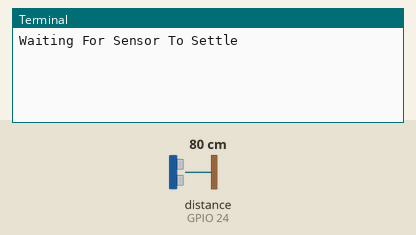
Recording of a program running on a simulated Raspberry Pi (BCM pin numbers). Shown: the last lines printed to the terminal. Inputs (shaded band) come from the test bench; at power-on: distance to the obstacle (sensor on GPIO 24) 80 cm. The echo pulse lasts 58.3 µs per cm; no MQTT or app messages arrive unless stated; the clock reads 2024-03-15 10:24:30 at power-on unless the program sets it.

Above: at 1.3 s.
1.4 s: distance to the obstacle (sensor on GPIO 24) set to 2 cm
At 2.7 s:
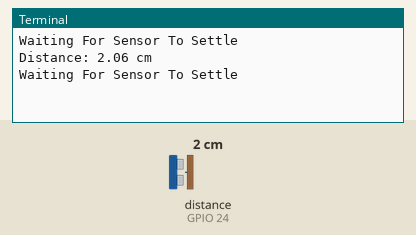
5.6 s: distance to the obstacle (sensor on GPIO 24) set to 4 cm
At 7.1 s:
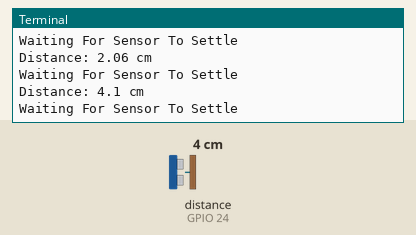

The program:

ultrasonic_cloud.py
```python
import RPi.GPIO as GPIO
import time
import sys
import paho.mqtt.client as mqtt
import json

Cloud='XXXXXXXXXXX'
token = 'XXXXXXXXXXXX'
sensor_data = {'Distance': 0}

client = mqtt.Client()

# Set access token
client.username_pw_set(token)

client.connect(Cloud, 1883, 60)

client.loop_start()

GPIO.setmode(GPIO.BCM)
GPIO.setwarnings(False)
TRIG = 23
ECHO = 24
GPIO.setup(TRIG,GPIO.OUT)
GPIO.setup(ECHO,GPIO.IN)

try:
    while True:
        GPIO.output(TRIG, False)
        print "Waiting For Sensor To Settle"
        time.sleep(2)

        GPIO.output(TRIG, True)
        time.sleep(0.00001)
        GPIO.output(TRIG, False)

        while GPIO.input(ECHO)==0:
          pulse_start = time.time()

        while GPIO.input(ECHO)==1:
          pulse_end = time.time()

        pulse_duration = pulse_end - pulse_start

        distance = pulse_duration * 17150

        distance = round(distance, 2)

        print "Distance:",distance,"cm"
        sensor_data['Distance'] = distance
        client.publish('v1/devices/me/telemetry',json.dumps(sensor_data),1)

except KeyboardInterrupt:
    pass
GPIO.cleanup()
client.loop_stop()
client.disconnect()
```

Measured:
- after the input at 1.4 s, the terminal: prints a new line after 0.75 s (image 1)
- after the input at 5.6 s, the terminal: prints a new line after 0.56 s (image 2)
